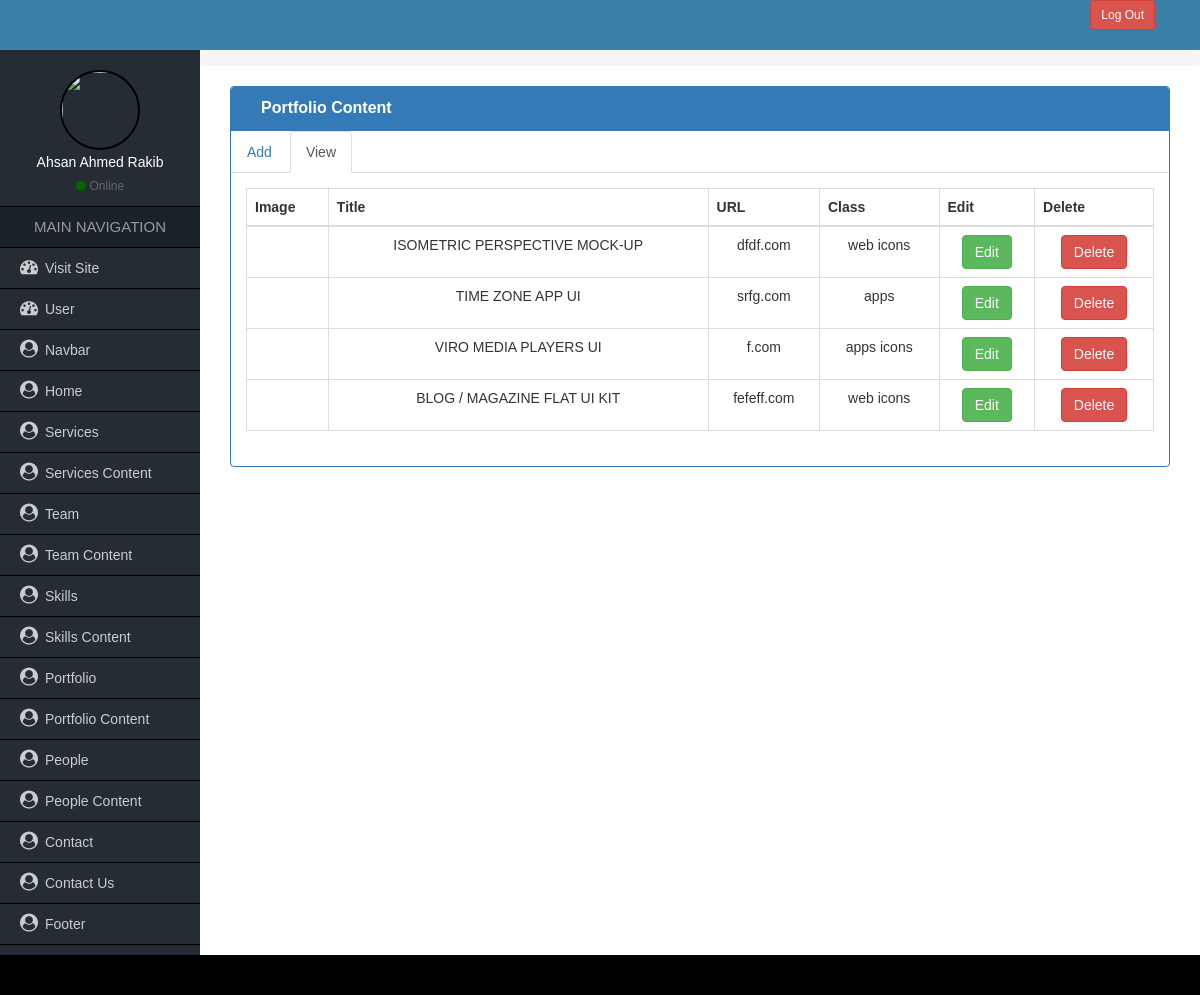
Page /admin/portfolio_content/portfolio_content.php (signed in) on the committed database.
### tables this page shows
CREATE TABLE `user` (
  `id` int(10) NOT NULL,
  `name` varchar(100) NOT NULL,
  `image` text NOT NULL,
  `email` varchar(100) NOT NULL,
  `password` varchar(100) NOT NULL,
  `type` varchar(10) NOT NULL
);

CREATE TABLE `portfolio_content` (
  `id` int(10) NOT NULL,
  `title` varchar(100) NOT NULL,
  `image` text NOT NULL,
  `url` varchar(200) NOT NULL,
  `class` varchar(10) NOT NULL
);

### admin/inc/global_config.php (called while the page is built, shortened)
<?php
    $base_url = 'http://localhost/cuda/admin/';
?>

### admin/portfolio_content/portfolio_content.php (the view, shortened to what this page needs)
<?php
    include '../inc/header.php';
    require "../database.php";
?>
<div class= col-md-12>
    <div class="panel panel-primary">
                <div class="panel-heading">
                            <div class="col-md-9 heading_title">Portfolio Content</div>
                             <div class="clearfix"></div>
                        </div>
                  <ul class="nav nav-tabs" role="tablist">
                    <li role="presentation"><a href="#add" aria-controls="add" role="tab" data-toggle="tab">Add</a></li>
                    <li role="presentation" class="active"><a href="#view" aria-controls="view" role="tab" data-toggle="tab">View</a></li>
                  </ul>
                  <div class="tab-content">
                    <div role="tabpanel" class="tab-pane active" id="view">
                    <div class="panel-body">
                                <div class="row">
                                                <div class="text-center col-md-12 offset-8">
                                                    <div class="table-responsive">
                                                    <?php
                                                      $select = "SELECT * FROM portfolio_content";
                                                      $query = mysqli_query($connect, $select);
                                                    ?>
                                                        <table class="table table-bordered">
                                                            <thead class="">
                                                            <tr>
                                                                <th>Image</th>
                                                                <th>Title</th>
                                                                <th>URL</th>
                                                                <th>Class</th>
                                                                <th>Edit</th>
                                                                <?php if($_SESSION['type'] == 1) { ?>
                                                                <th>Delete</th>
                                                                <?php } ?>
                                                            </tr>
                                                            </thead>
                                                            <tbody>
                                                            <?php foreach($query as $value) { ?>
                                                                    <tr class="">
                                                                        <td><img width="70%" src="images/<?php echo $value['image']?>" alt=""></td>
                                                                        <td><?php echo $value['title']?></td>
                                                                        <td><?php echo $value['url']?></td>
                                                                        <td><?php echo $value['class']?></td>
                                                                        <td><a href="portfolio_content_edit.php?id=<?php echo $value['id'] ?>"><button class="btn btn-success" type="submit">Edit</button></a></td>
                                                                        <?php if($_SESSION['type'] == 1) { ?>
                                                                        <td><a href="portfolio_content_delete.php?id=<?php echo $value['id'] ?>"><button class="btn btn-danger" type="submit">Delete</button></a></td>
                                                                        <?php } ?>
                                                                    </tr>
                                                            <?php } ?>
                                                            </tbody>
                                                        </table>
                                                    </div>
                                                </div>
                                </div>
                    </div>
                    </div>
                  </div>
    </div>
</div>
<?php
  include '../inc/footer.php';
?>

### admin/inc/header.php (shortened to what this page needs)
<?php
    include 'global_config.php';
    require "../database.php";
    $name = "SELECT * FROM user";
    $query = mysqli_query($connect, $name);
    $after = mysqli_fetch_assoc($query);
?>
<!DOCTYPE html>
<html lang="en">
  <head>
    <link type="text/css" rel="stylesheet" href="<?php echo $base_url; ?>css/font-awesome.min.css"/>
    <link type="text/css" href="<?php echo $base_url; ?>css/bootstrap.min.css" rel="stylesheet">
    <link type="text/css" rel="stylesheet" href="<?php echo $base_url; ?>css/style.css"/>
  </head>
  <body>
  	<div class="container-fluid header_full">
    	<div class="container header">
                            <div class="col-md-3 text-right">
                                <a href="<?php echo $base_url; ?>logout.php" class="btn btn-sm btn btn-danger">Log Out</a>
                            </div>
        	<div class="row">
            </div>
        </div>
    </div>
    <div class="container-fluid content_full">
        <div class="row">
            <div class="col-md-2 sidebar pd0">
            	<div class="side_user">
                	<img class="img-responsive" src="<?php echo $base_url; ?>user/images/<?php echo $_SESSION['image']?>"/>
                    <h4><?php echo $after['name']?></h4>
                    <span><i class="fa fa-circle"></i> Online</span>
                </div>
                <h2>MAIN NAVIGATION</h2>
                <ul>
                	<li><a target="_blank" href="<?php echo $base_url; ?>../index.php"><i class="fa fa-dashboard"></i>Visit Site</a></li>
                	<?php if($_SESSION['type'] == 1) { ?><li><a href="<?php echo $base_url; ?>user/user.php"><i class="fa fa-dashboard"></i>User</a></li><?php } ?>
                    <li><a href="<?php echo $base_url; ?>navbar/navbar.php"><i class="fa fa-user-circle"></i>Navbar</a></li>
                    <li><a href="<?php echo $base_url; ?>home/home.php"><i class="fa fa-user-circle"></i>Home</a></li>
                    <li><a href="<?php echo $base_url; ?>services/services.php"><i class="fa fa-user-circle"></i>Services</a></li>
                    <li><a href="<?php echo $base_url; ?>services_content/services_content.php"><i class="fa fa-user-circle"></i>Services Content</a></li>
                    <li><a href="<?php echo $base_url; ?>team/team.php"><i class="fa fa-user-circle"></i>Team</a></li>
                    <li><a href="<?php echo $base_url; ?>team_content/team_content.php"><i class="fa fa-user-circle"></i>Team Content</a></li>
                    <li><a href="<?php echo $base_url; ?>skills/skills.php"><i class="fa fa-user-circle"></i>Skills</a></li>
                    <li><a href="<?php echo $base_url; ?>skills_content/skills_content.php"><i class="fa fa-user-circle"></i>Skills Content</a></li>
                    <li><a href="<?php echo $base_url; ?>portfolio/portfolio.php"><i class="fa fa-user-circle"></i>Portfolio</a></li>
                    <li><a href="<?php echo $base_url; ?>portfolio_content/portfolio_content.php"><i class="fa fa-user-circle"></i>Portfolio Content</a></li>
                    <li><a href="<?php echo $base_url; ?>people/people.php"><i class="fa fa-user-circle"></i>People</a></li>
                    <li><a href="<?php echo $base_url; ?>people_content/people_content.php"><i class="fa fa-user-circle"></i>People Content</a></li>
                    <li><a href="<?php echo $base_url; ?>contact/contact.php"><i class="fa fa-user-circle"></i>Contact</a></li>
                    <li><a href="<?php echo $base_url; ?>contact_us/contact_us.php"><i class="fa fa-user-circle"></i>Contact Us</a></li>
                    <li><a href="<?php echo $base_url; ?>footer/footer.php"><i class="fa fa-user-circle"></i>Footer</a></li>
                </ul>
            </div>
            <div class="col-md-10 admin-part pd0">
            	<ol class="breadcrumb">
                </ol>
                <div class="col-md-12">

### admin/css/style.css (style rules this page uses)
* { margin:0px; padding:0px; outline:0px; }
img { border:0px; }
ul, ol { list-style-type:none; }
a { text-decoration:none; }
.pd0 { padding-left:0px; padding-right:0px; padding-top:0px; padding-bottom:0px; }
body { font-family:Verdana, Geneva, sans-serif; }
.header_full { background:#3b80a9; }
.header { height:50px; }
.sidebar { background-color:#252c34; min-height:600px; }
.side_user { text-align:center; color:#fff; padding:20px 0px 10px; border-bottom:1px solid #000; }
.side_user img { width:80px; height:80px; border:2px solid #000; border-radius:50%; display:inline-block; }
.side_user h4 { font-size:14px; margin:5px 0px; }
.side_user span { color:#666; font-size:12px; }
.side_user span i { color:#060; }
.sidebar h2 { font-size:15px; text-align:center; margin:0px; line-height:40px; background-color:#1b222a; color:#999; border-bottom:1px solid #000; }
.sidebar ul li a { font-size:14px; color:#CCC; line-height:40px; padding-left:20px; display:block; border-bottom:1px solid #000; }
.sidebar ul li a i { font-size:18px; padding-right:7px; }
.heading_title { font-size:16px; font-weight:bold; }

### rows in the picture
user: name "Ahsan Ahmed Rakib"
portfolio_content: title "ISOMETRIC PERSPECTIVE MOCK-UP", url "dfdf.com", class "web icons"
portfolio_content: title "TIME ZONE APP UI", url "srfg.com", class "apps"
portfolio_content: title "VIRO MEDIA PLAYERS UI", url "f.com", class "apps icons"
portfolio_content: title "BLOG / MAGAZINE FLAT UI KIT", url "fefeff.com", class "web icons"
